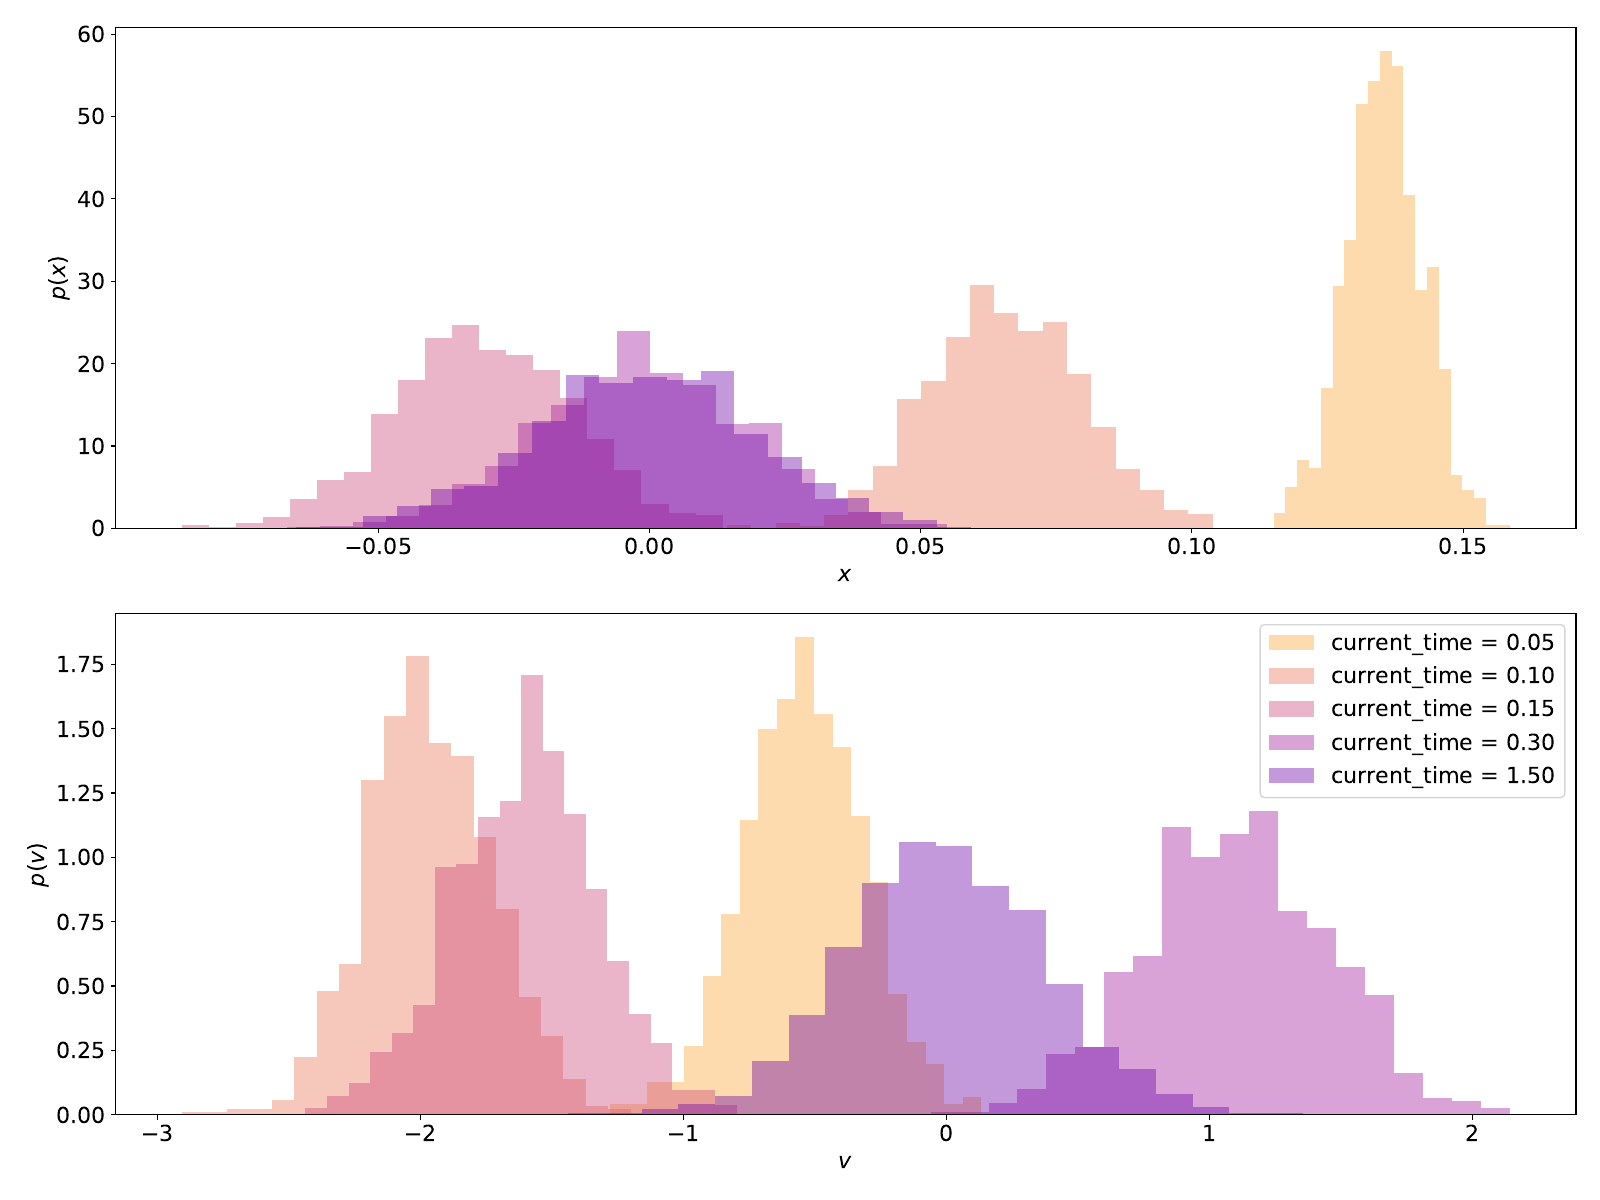

The Python source for this figure:
import numpy as np
import matplotlib as mpl
from matplotlib import pyplot as plt
import struct

### for plotting nice plots ###
width = 6
height = width / 1.5
fsize = 16
font = {'size': fsize}
mpl.rc('font', **font)
mpl.rc('xtick', labelsize=fsize)
mpl.rc('ytick', labelsize=fsize)
mpl.rc('text', usetex=False)

### read binary files generated by C ###
x = np.fromfile('histo_x.bin')
v = np.fromfile('histo_v.bin')
time = np.fromfile('time.bin')

### plot mean_squared_displacements(t) ###
dt = 1e-4
fig, (ax1, ax2) = plt.subplots(nrows=2, figsize=(16,12))
current_time_list = [0.05, 0.1, 0.15, 0.3, 1.5]
color_list = plt.cm.plasma(np.linspace(0.8, .2, len(current_time_list)))
for (current_time, color) in zip(current_time_list, color_list):
    ax1.hist(x[(time < current_time + dt) * (time > current_time)], density=True, bins=20, color=color, label=r'current_time = ' + f'{current_time:.2f}', alpha=0.4)
    ax2.hist(v[(time < current_time + dt) * (time > current_time)], density=True, bins=20, color=color, label=r'current_time = ' + f'{current_time:.2f}', alpha=0.4)

ax1.set_xlabel(r'$x$')
ax1.set_ylabel(r'$p(x)$')
ax2.set_xlabel(r'$v$')
ax2.set_ylabel(r'$p(v)$')

### legend & save file ###
plt.legend()
plt.tight_layout()
filename = 'histo_plot.pdf'
plt.savefig(filename)
plt.show()
